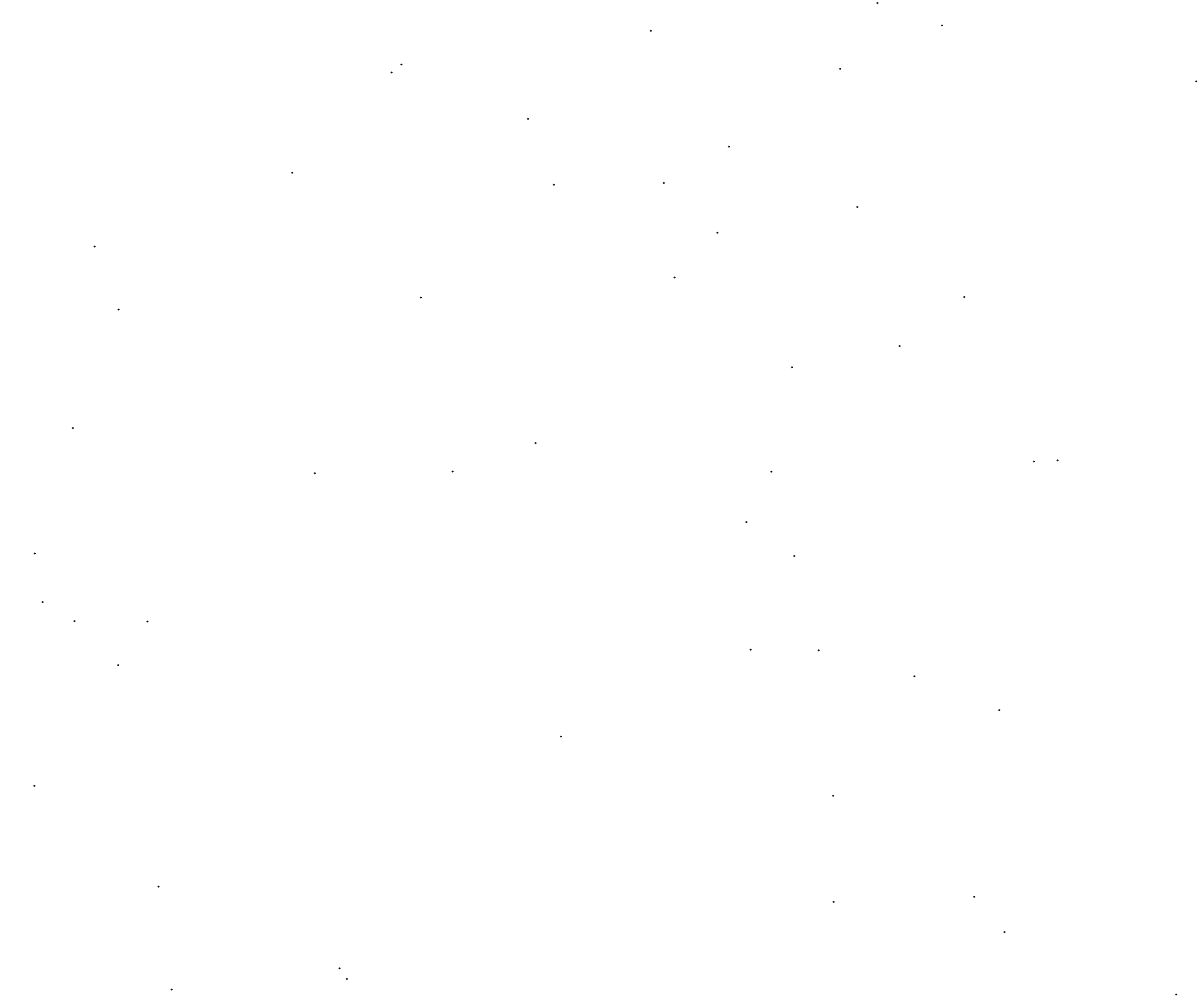
Frame 1 (no input)
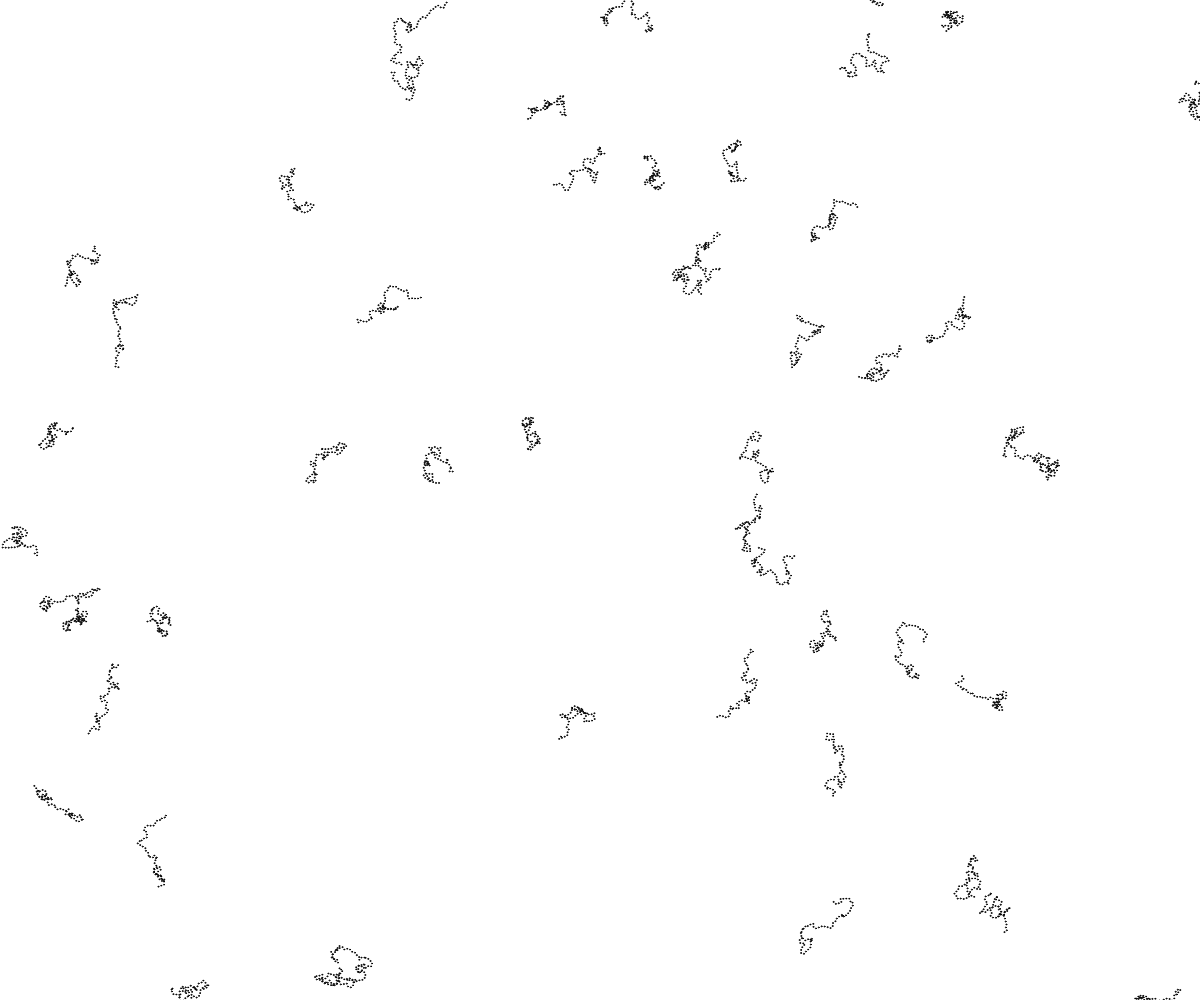
Frame 60 (no input)
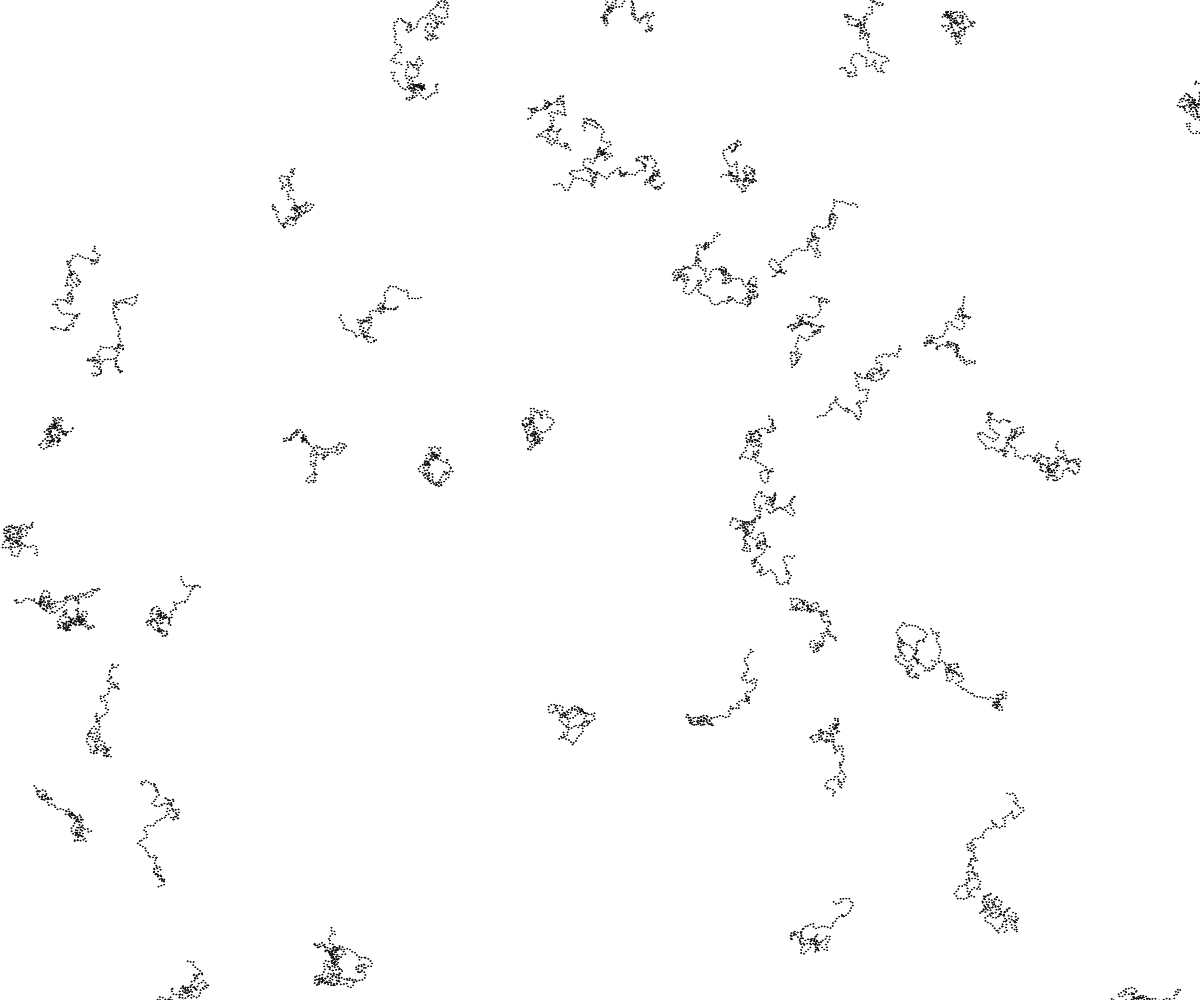
Frame 120 (the mouse pressed at the canvas centre since frame 60)

The p5.js sketch that drew these frames (run headless with seeded random() and noise() and a simulated clock; from frame 60 on, the mouse is pressed at the canvas centre):

// p5.js sketch
// ── sketch.js
class Eli {
	constructor(x, y) {
		this.pos = createVector(x, y)
		this.vec = createVector(0, 0)
		this.acc = createVector(0, 0)
	}
	display() {
		ellipse(this.pos.x, this.pos.y, 1, 1)
		this.acc = createVector(random(-5, 5), random(-5, 5))
		this.vec.add(this.acc)
		this.vec.limit(3)
		this.pos.add(this.vec)
	}
}

let Elis = []

function setup() {
	createCanvas(windowWidth, windowHeight);
	for (let i = 0; i < 50; i++) {
		Elis.push(new Eli(random(width), random(height)))
	}
}

function draw() {
	// put drawing code here
	for (const item of Elis) {
		item.display()
	}
	
}
